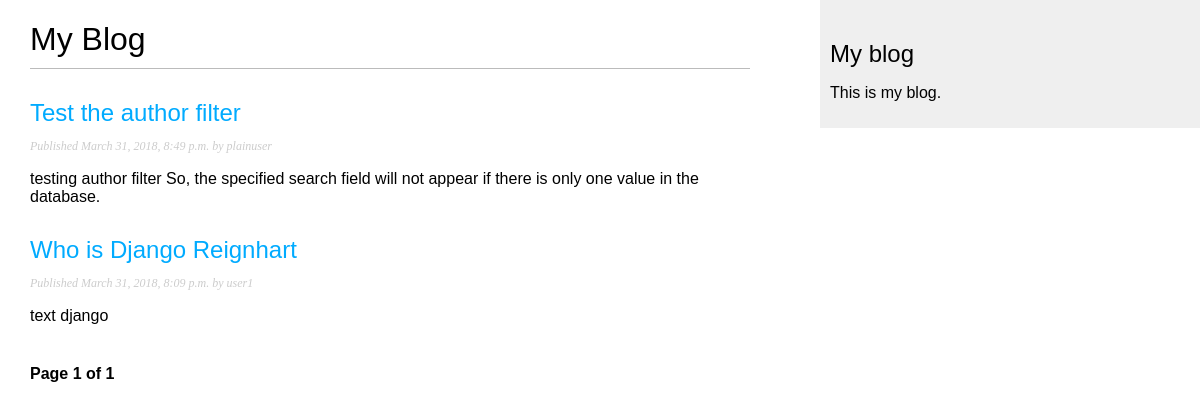
Screenshot of /blog/ with the database file from the repository.
### blog/models.py (models this page shows, shortened)
class Post(models.Model):
    STATUS_CHOICES = (
        ('draft', 'Draft'),
        ('published', 'Published'),
    )
    title = models.CharField(max_length=250)
    slug = models.SlugField(max_length=250, unique_for_date='publish')
    author = models.ForeignKey(User, related_name='blog_posts', on_delete=models.CASCADE)
    body = models.TextField()
    publish = models.DateTimeField(default=timezone.now)
    created = models.DateTimeField(auto_now_add=True)
    status = models.CharField(max_length=10, choices=STATUS_CHOICES, default='draft')
    objects = models.Manager() # the default manager
    published = PublishedManager() # our custom manager
    class Meta:
        ordering = ('-publish',)
    def get_absolute_url(self):
        return reverse('blog:post_detail',
                       args=[self.publish.year,
                             self.publish.strftime('%m'),
                             self.publish.strftime('%d'),
                             self.slug])

### blog/views.py (the view)
def post_list(request):
    object_list = Post.published.all()
    paginator = Paginator(object_list, 3) # 3 posts in each page
    page = request.GET.get('page')
    try:
        posts = paginator.page(page)
    except PageNotAnInteger:
        posts = paginator.page(1)
    except EmptyPage:
        posts = paginator.page(paginator.num_pages)
    return render(request,
                  'blog/post/list.html',
                  {'page': page,
                   'posts': posts})

### blog/models.py (called while the page is built)
    def get_queryset(self):
        return super(PublishedManager,
          self).get_queryset()\
               .filter(status='published')

### blog/templates/blog/post/list.html (shortened to what this page needs)
{% extends "blog/base.html" %}
{% block content %}
  <h1>My Blog</h1>
  {% for post in posts %}
    <h2>
      <a href="{{ post.get_absolute_url }}">
        {{ post.title }}
      </a>
    </h2>
    <p class="date">
      Published {{ post.publish }} by {{ post.author }}
    </p>
    {{ post.body|truncatewords:30|linebreaks }}
  {% endfor %}
  {% include "pagination.html" with page=posts %}
{% endblock %}

### blog/templates/blog/base.html (shortened to what this page needs)
{% load staticfiles %}
<!DOCTYPE html>
<html>
<head>
  <link href="{%static "css/blog.css" %}" rel="stylesheet">
</head>
<body>
   <div id="content">
     {% block content %}
     {% endblock %}
   </div>
   <div id="sidebar">
     <h2>My blog</h2>
       <p>This is my blog.</p>
   </div>
</body>
</html>

### blog/templates/pagination.html (shortened to what this page needs)
<div class="pagination">
  <span class=step-links">
    <span class="current">
      Page {{page.number}} of {{page.paginator.num_pages}}
    </span>
  </span>
</div>

### blog/static/css/blog.css (style rules this page uses)
body { margin:0; padding:0; font-family:helvetica, sans-serif; }
a { color:#00abff; text-decoration:none; }
h1 { font-weight:normal; border-bottom:1px solid #bbb; padding:0 0 10px 0; }
h2 { font-weight:normal; margin:30px 0 0; }
#content { float:left; width:60%; padding:0 0 0 30px; }
#sidebar { float:right; width:30%; padding:10px; background:#efefef; height:100%; }
p.date { color:#ccc; font-family: georgia, serif; font-size: 12px; font-style: italic; }
.pagination { margin:40px 0; font-weight:bold; }

### rows the page displays
Post: title "Test the author filter", publish "March 31, 2018, 8:49 p.m.", author "plainuser", body "testing author filter So, the specified search field will not appear if there is only one value in the database."
Post: title "Who is Django Reignhart", publish "March 31, 2018, 8:09 p.m.", author "user1", body "text django"

### other values shown
{{ page.number }} "1"
{{ page.paginator.num_pages }} "1"
